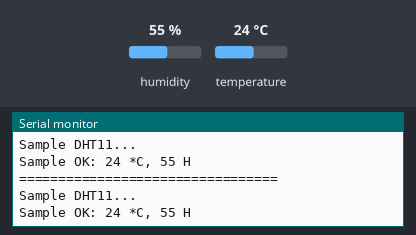
A sketch run on a simulated Arduino Uno, built with avr-gcc and run on an emulated ATmega328P. On the bench: the last lines printed to the serial monitor. The test bench sets the inputs (shaded band); at power-on: humidity 55 %, temperature 24 °C.

Above: at 2.3 s.
2.4 s: humidity set to 22 %
At 4.0 s:
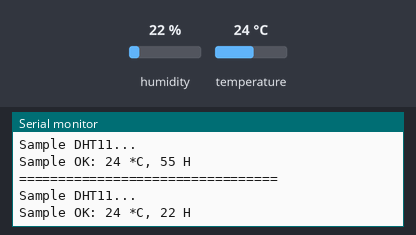
4.5 s: temperature set to 12 °C
At 5.8 s:
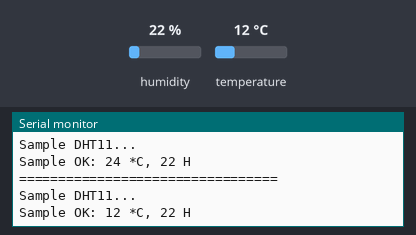
6.6 s: humidity set to 40 %
At 8.9 s:
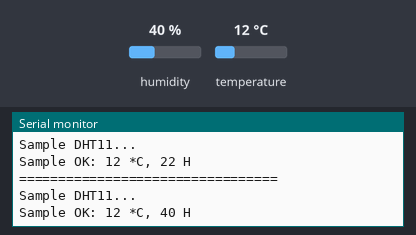
Timing chart, 0 to 10.4 s (numbered marks = the images above; inputs shaded):
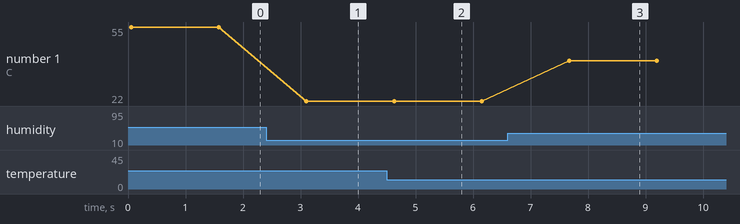

The sketch:

Temp__humidity.ino
```cpp
#include <SimpleDHT.h>

// for DHT11,
//      VCC: 5V or 3V
//      GND: GND
//      DATA: 2
int pinDHT11 = 2;
SimpleDHT11 dht11;

void setup() {
  Serial.begin(9600);
}

void loop() {
  // start working...
  Serial.println("=================================");
  Serial.println("Sample DHT11...");

  // read without samples.
  byte temperature = 0;
  byte humidity = 0;
  int err = SimpleDHTErrSuccess;
  if ((err = dht11.read(pinDHT11, &temperature, &humidity, NULL)) != SimpleDHTErrSuccess) {
    Serial.print("Read DHT11 failed, err="); Serial.println(err);delay(1000);
    return;
  }

  Serial.print("Sample OK: ");
  Serial.print((int)temperature); Serial.print(" *C, ");
  Serial.print((int)humidity); Serial.println(" H");

  // DHT11 sampling rate is 1HZ.
  delay(1500);
}
```

Measured:
- after the input at 2.4 s, the serial monitor: prints a new line after 0.70 s (image 1)
- after the input at 4.5 s, the serial monitor: prints a new line after 0.13 s (image 2)
- after the input at 6.6 s, the serial monitor: prints a new line after 1.1 s (image 3)
- plotted number 1: 55 → 22 after the input at 2.4 s, 22 → 40 after the input at 6.6 s
